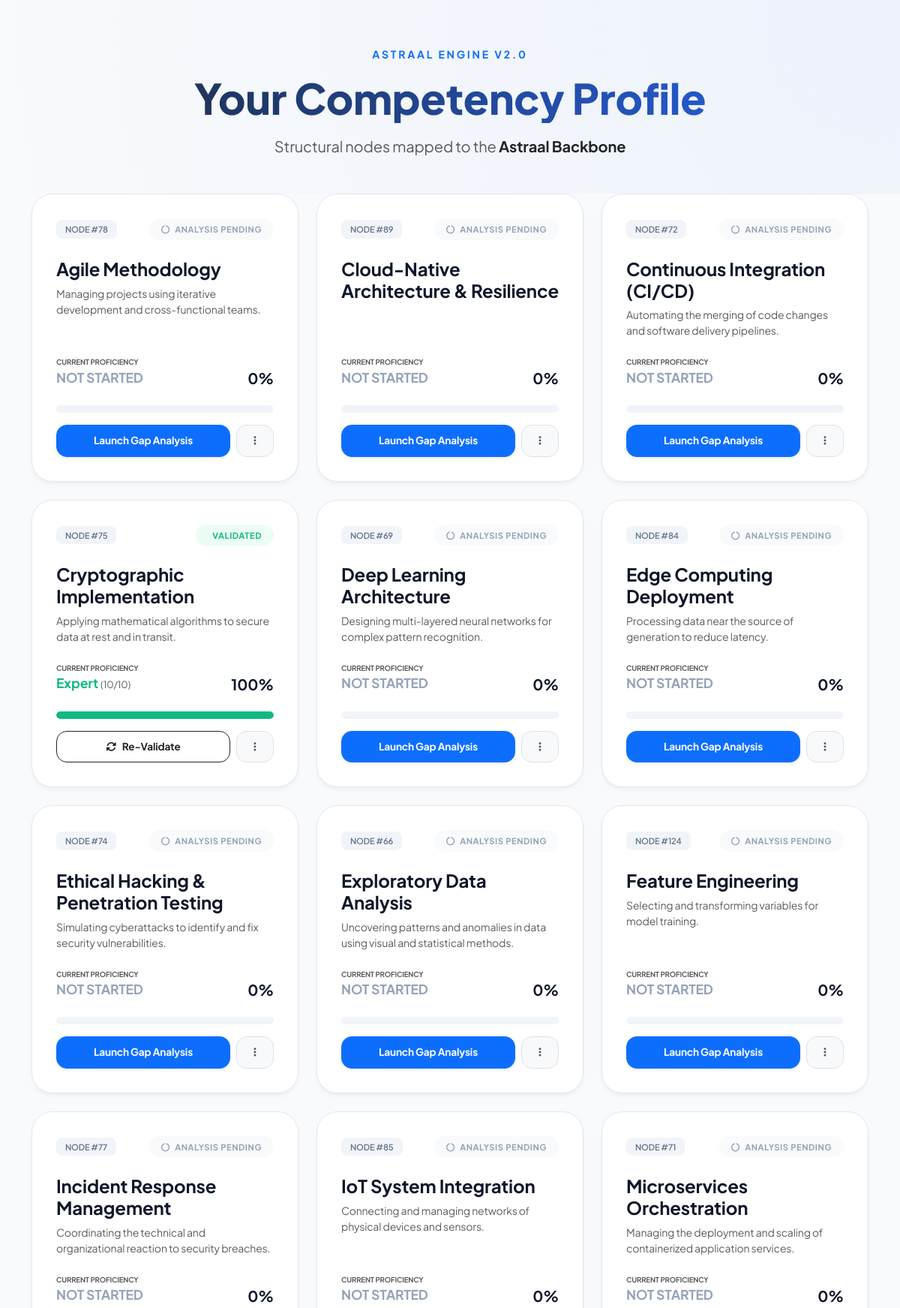
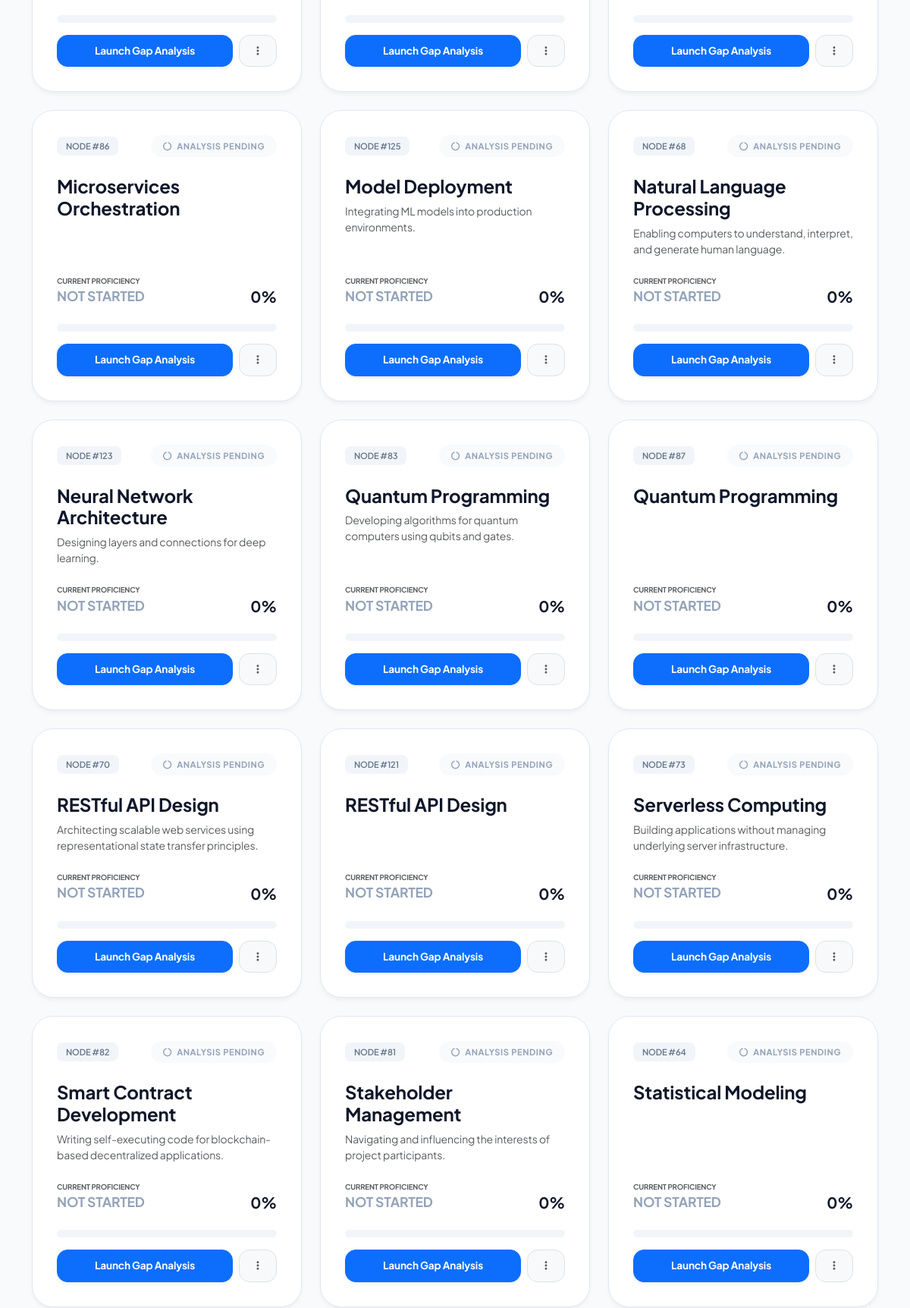
The page /api/skills.php (signed in, upper part) on the database its author committed (2 pictures, top to bottom).
### tables this page shows
CREATE TABLE `kg_nodes` (
  `node_id` int(11) NOT NULL,
  `node_type` varchar(50) DEFAULT NULL,
  `node_name` varchar(255) DEFAULT NULL,
  `taxonomy_level` int(11) DEFAULT NULL,
  `parent_node` int(11) DEFAULT NULL,
  `description` text,
  `created_on` datetime DEFAULT CURRENT_TIMESTAMP,
  `external_link` varchar(500) DEFAULT NULL
);

### api/skills.php (the view, shortened to what this page needs)
<?php
include('../config/db.php');
$user_id = $_SESSION['user_id'];
$competency_query = "
    SELECT n.node_id, n.node_name, n.description, MAX(v.validation_score) as validation_score
    FROM kg_nodes n
    LEFT JOIN learner_skill_validation v ON n.node_id = v.skill_node_id AND v.learner_id = '$user_id'
    WHERE n.node_type IN ('competency', 'skill')
    GROUP BY n.node_id
    ORDER BY n.node_name ASC";
$results = mysqli_query($conn, $competency_query);
?>
<!DOCTYPE html>
<html lang="en">
<head>
    <link rel="stylesheet" href="https://cdn.jsdelivr.net/npm/bootstrap@5.3.0/dist/css/bootstrap.min.css">
    <link rel="stylesheet" href="https://cdnjs.cloudflare.com/ajax/libs/font-awesome/6.4.0/css/all.min.css">
</head>
<body>
<div class="hero-section">
    <div class="container text-center">
        <h6 class="text-primary fw-bold text-uppercase small mb-3" style="letter-spacing: 0.2em;">Astraal Engine v2.0</h6>
        <h1 class="display-4 backbone-text mb-3">Your Competency Profile</h1>
        <div class="d-flex justify-content-center align-items-center gap-3">
            <span class="text-muted fs-5">Structural nodes mapped to the <strong class="text-dark">Astraal Backbone</strong></span>
        </div>
    </div>
</div>
<div class="container pb-5">
    <div class="row g-4">
        <?php while($row = mysqli_fetch_assoc($results)):
            $raw_score = isset($row['validation_score']) ? $row['validation_score'] : 0;
            $percentage = $raw_score * 100;
            $marks = $raw_score * 10;
            $is_validated = $raw_score > 0;
            if ($marks >= 9) {
                $level = "Expert";
                $color = "var(--expert)";
                $bg_subtle = "#ecfdf5";
            } elseif ($marks >= 7) {
                $level = "Advanced";
                $color = "var(--advanced)";
                $bg_subtle = "#eff6ff";
            } elseif ($marks >= 5) {
                $level = "Intermediate";
                $color = "var(--intermediate)";
                $bg_subtle = "#fffbeb";
            } else {
                $level = $is_validated ? "Beginner" : "NOT STARTED";
                $color = $is_validated ? "var(--beginner)" : "#94a3b8";
                $bg_subtle = $is_validated ? "#fef2f2" : "#f8fafc";
            }
        ?>
        <div class="col-md-6 col-xl-4">
            <div class="comp-card">
                <div class="d-flex justify-content-between align-items-center mb-4">
                    <span class="node-id-tag">NODE #<?php echo $row['node_id']; ?></span>
                    <span class="status-pill" style="background: <?php echo $bg_subtle; ?>; color: <?php echo $color; ?>;">
                        <i class="fas <?php echo $is_validated ? 'fa-verified' : 'fa-circle-notch fa-spin'; ?> me-1"></i>
                        <?php echo $is_validated ? 'Validated' : 'Analysis Pending'; ?>
                    </span>
                </div>
                <h4 class="fw-bold mb-2"><?php echo htmlspecialchars($row['node_name']); ?></h4>
                <p class="text-muted small line-clamp mb-4"><?php echo htmlspecialchars($row['description']); ?></p>
                <div class="mt-auto">
                    <div class="d-flex justify-content-between align-items-end mb-1">
                        <div>
                            <span class="d-block small text-muted text-uppercase fw-bold" style="font-size: 0.6rem;">Current Proficiency</span>
                            <span class="fw-bold" style="color: <?php echo $color; ?>; font-size: 1.1rem;">
                                <?php echo $level; ?>
                                <?php if($is_validated) echo '<span class="text-muted fw-normal" style="font-size: 0.8rem;">('.round($marks).'/10)</span>'; ?>
                            </span>
                        </div>
                        <span class="h5 fw-bold mb-0"><?php echo round($percentage); ?>%</span>
                    </div>
                    <div class="progress-container">
                        <div class="progress-fill" style="width: <?php echo $percentage; ?>%; background-color: <?php echo $color; ?>;"></div>
                    </div>
                    <div class="d-flex gap-2 mt-3">
                        <a href="take_assessment.php?node_id=<?php echo $row['node_id']; ?>"
                           class="btn flex-grow-1 btn-action <?php echo $is_validated ? 'btn-outline-dark' : 'btn-primary shadow-sm'; ?>">
                            <?php echo $is_validated ? '<i class="fas fa-sync-alt me-2"></i>Re-Validate' : 'Launch Gap Analysis'; ?>
                        </a>
                        <button class="btn btn-light border btn-action" style="width: 50px;">
                            <i class="fas fa-ellipsis-v text-muted"></i>
                        </button>
                    </div>
                </div>
            </div>
        </div>
        <?php endwhile; ?>
    </div>
</div>
</body>
</html>

### api/skills.php (style rules this page uses)
:root { --primary: #2563eb; --expert: #10b981; --advanced: #3b82f6; --intermediate: #f59e0b; --beginner: #ef4444; --bg-slate: #f8fafc; }
body { background-color: var(--bg-slate); font-family: 'Plus Jakarta Sans', sans-serif; color: #0f172a; letter-spacing: -0.01em; }
.hero-section { padding: 4rem 0 3rem; background: radial-gradient(circle at top right, rgba(37, 99, 235, 0.05), transparent); }
.backbone-text { background: linear-gradient(90deg, #1e293b, #2563eb); -webkit-background-clip: text; -webkit-text-fill-color: transparent; font-weight: 800; }
.comp-card { background: white; border: 1px solid #e2e8f0; border-radius: 28px; padding: 2rem; transition: all 0.4s cubic-bezier(0.4, 0, 0.2, 1); height: 100%; display: flex; flex-direction: column; box-shadow: 0 4px 6px -1px rgba(0, 0, 0, 0.05); }
.progress-container { background: #f1f5f9; height: 10px; border-radius: 20px; overflow: hidden; position: relative; margin: 1.5rem 0 1rem; }
.progress-fill { height: 100%; border-radius: 20px; transition: width 1.5s ease-in-out; }
.status-pill { padding: 6px 16px; border-radius: 100px; font-size: 0.7rem; text-transform: uppercase; letter-spacing: 0.05em; font-weight: 700; }
.node-id-tag { background: #f1f5f9; color: #64748b; font-size: 0.7rem; padding: 4px 12px; border-radius: 8px; font-weight: 600; }
.btn-action { border-radius: 14px; padding: 10px 20px; font-weight: 700; font-size: 0.85rem; transition: all 0.3s; }
.line-clamp { display: -webkit-box; -webkit-line-clamp: 2; -webkit-box-orient: vertical; overflow: hidden; min-height: 40px; }

### rows shown on the page
kg_nodes: node_id "78", shows "ANALYSIS PENDING", node_name "Agile Methodology", description "Managing projects using iterative development and cross-functional teams.", level "NOT STARTED", percentage "0", shows "Launch Gap Analysis"
kg_nodes: node_id "89", shows "ANALYSIS PENDING", node_name "Cloud-Native Architecture & Resilience", level "NOT STARTED", percentage "0", shows "Launch Gap Analysis"
kg_nodes: node_id "72", shows "ANALYSIS PENDING", node_name "Continuous Integration (CI/CD)", description "Automating the merging of code changes and software delivery pipelines.", level "NOT STARTED", percentage "0", shows "Launch Gap Analysis"
kg_nodes: node_id "75", shows "VALIDATED", node_name "Cryptographic Implementation", description "Applying mathematical algorithms to secure data at rest and in transit.", level "Expert", marks "10", percentage "100", shows "Re-Validate"
kg_nodes: node_id "69", shows "ANALYSIS PENDING", node_name "Deep Learning Architecture", description "Designing multi-layered neural networks for complex pattern recognition.", level "NOT STARTED", percentage "0", shows "Launch Gap Analysis"
kg_nodes: node_id "84", shows "ANALYSIS PENDING", node_name "Edge Computing Deployment", description "Processing data near the source of generation to reduce latency.", level "NOT STARTED", percentage "0", shows "Launch Gap Analysis"
kg_nodes: node_id "74", shows "ANALYSIS PENDING", node_name "Ethical Hacking & Penetration Testing", description "Simulating cyberattacks to identify and fix security vulnerabilities.", level "NOT STARTED", percentage "0", shows "Launch Gap Analysis"
kg_nodes: node_id "66", shows "ANALYSIS PENDING", node_name "Exploratory Data Analysis", description "Uncovering patterns and anomalies in data using visual and statistical methods.", level "NOT STARTED", percentage "0", shows "Launch Gap Analysis"
kg_nodes: node_id "124", shows "ANALYSIS PENDING", node_name "Feature Engineering", description "Selecting and transforming variables for model training.", level "NOT STARTED", percentage "0", shows "Launch Gap Analysis"
kg_nodes: node_id "77", shows "ANALYSIS PENDING", node_name "Incident Response Management", description "Coordinating the technical and organizational reaction to security breaches.", level "NOT STARTED", percentage "0", shows "Launch Gap Analysis"
kg_nodes: node_id "85", shows "ANALYSIS PENDING", node_name "IoT System Integration", description "Connecting and managing networks of physical devices and sensors.", level "NOT STARTED", percentage "0", shows "Launch Gap Analysis"
kg_nodes: node_id "71", shows "ANALYSIS PENDING", node_name "Microservices Orchestration", description "Managing the deployment and scaling of containerized application services.", level "NOT STARTED", percentage "0", shows "Launch Gap Analysis"
kg_nodes: node_id "86", shows "ANALYSIS PENDING", node_name "Microservices Orchestration", level "NOT STARTED", percentage "0", shows "Launch Gap Analysis"
kg_nodes: node_id "125", shows "ANALYSIS PENDING", node_name "Model Deployment", description "Integrating ML models into production environments.", level "NOT STARTED", percentage "0", shows "Launch Gap Analysis"
kg_nodes: node_id "68", shows "ANALYSIS PENDING", node_name "Natural Language Processing", description "Enabling computers to understand, interpret, and generate human language.", level "NOT STARTED", percentage "0", shows "Launch Gap Analysis"
kg_nodes: node_id "123", shows "ANALYSIS PENDING", node_name "Neural Network Architecture", description "Designing layers and connections for deep learning.", level "NOT STARTED", percentage "0", shows "Launch Gap Analysis"
kg_nodes: node_id "83", shows "ANALYSIS PENDING", node_name "Quantum Programming", description "Developing algorithms for quantum computers using qubits and gates.", level "NOT STARTED", percentage "0", shows "Launch Gap Analysis"
kg_nodes: node_id "87", shows "ANALYSIS PENDING", node_name "Quantum Programming", level "NOT STARTED", percentage "0", shows "Launch Gap Analysis"
kg_nodes: node_id "70", shows "ANALYSIS PENDING", node_name "RESTful API Design", description "Architecting scalable web services using representational state transfer principles.", level "NOT STARTED", percentage "0", shows "Launch Gap Analysis"
kg_nodes: node_id "121", shows "ANALYSIS PENDING", node_name "RESTful API Design", level "NOT STARTED", percentage "0", shows "Launch Gap Analysis"
kg_nodes: node_id "73", shows "ANALYSIS PENDING", node_name "Serverless Computing", description "Building applications without managing underlying server infrastructure.", level "NOT STARTED", percentage "0", shows "Launch Gap Analysis"
kg_nodes: node_id "82", shows "ANALYSIS PENDING", node_name "Smart Contract Development", description "Writing self-executing code for blockchain-based decentralized applications.", level "NOT STARTED", percentage "0", shows "Launch Gap Analysis"
kg_nodes: node_id "81", shows "ANALYSIS PENDING", node_name "Stakeholder Management", description "Navigating and influencing the interests of project participants.", level "NOT STARTED", percentage "0", shows "Launch Gap Analysis"
kg_nodes: node_id "64", shows "ANALYSIS PENDING", node_name "Statistical Modeling", level "NOT STARTED", percentage "0", shows "Launch Gap Analysis"
